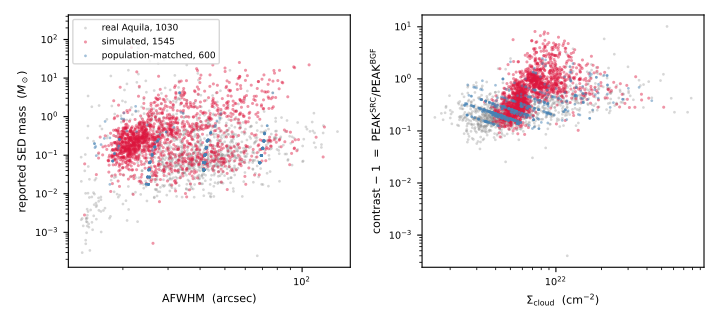

Reproduce this figure in Python.
#!/usr/bin/env python
"""fig_sim_vs_real.py -- compare the original simulated Aquila population with
the real Aquila sources, in the two planes that decide whether an injected
population resembles the observed one.

Left panel   reported SED mass against measured size AFWHM.
Right panel  contrast PEAK^SBF / PEAK^BGF against background column density.

Both quantities in both panels are measured by getsf, on the simulated field
and on the observed field respectively, so the comparison is like for like and
requires no model-side assumption.  Only sources passing the same quality and
observable cuts are shown.

The simulated sources are the 1545 injected cores of the original simulation
that were recovered and matched to their truth-table entry; the real sources
are the 1030 Aquila sources of the reference catalogue.  For reference, the
population-matched injection built with the placement method described in the
paper is overlaid as contours where its file is available.

Usage:
    python fig_sim_vs_real.py [-o fig_sim_vs_real.pdf]
"""
import argparse
import os
import sys

import numpy as np
import matplotlib
matplotlib.use('Agg')
import matplotlib.pyplot as plt                          # noqa: E402

sys.path.insert(0, os.path.dirname(os.path.abspath(__file__)))
sys.path.insert(0, '.')
sys.path.insert(0, 'python')
from analyse_aquila_sim import read_truth, col           # noqa: E402
from getsf_columns import GetsfTable                     # noqa: E402
import mass_correction_pipeline_6 as mc                  # noqa: E402
try:
    from aa_plotstyle import clean_log
except Exception:
    def clean_log(ax):
        return


def simulated(dirname='asim'):
    """Recovered simulated sources: size, mass, background column, contrast."""
    T = read_truth(os.path.join(dirname, 'truth.table.0250.dat'))
    tx, ty = T[:, 0], T[:, 1]
    cats = [os.path.join(dirname, 'aquila-sim.s.sources.ok.cat'),
            os.path.join(dirname, 'aquila-sim.s.sources.ok.add.cat')]
    t = GetsfTable(cats[0])
    xs, ys, nos = col(t, 'XCO_P'), col(t, 'YCO_P'), col(t, 'NO')
    afw = col(t, 'AFWHM03')          # 250 um band in this extraction
    mc.load_getsf._dist = 260.0
    g = mc.load_getsf(cats)
    ok = mc.source_mask(g) & (g['Nbg'] > 0) & (g['peak'] > 0) & (g['mass'] > 0)
    idx = {int(n): k for k, n in enumerate(nos)}
    best = {}
    for k in np.where(ok)[0]:
        j0 = idx.get(int(g['NO'][k]))
        if j0 is None:
            continue
        d = np.hypot(tx - xs[j0], ty - ys[j0])
        j = int(np.argmin(d))
        if d[j] >= 10 or (j in best and best[j][0] <= d[j]):
            continue
        best[j] = (d[j], k, j0)
    A, M, S, C = [], [], [], []
    for j, (d, k, j0) in best.items():
        a = afw[j0]
        if not (np.isfinite(a) and 0 < a < 1e3):
            continue
        A.append(a); M.append(g['mass'][k]); S.append(g['Nbg'][k])
        C.append(1.0 + g['peak'][k] / g['Nbg'][k])
    return map(np.array, (A, M, S, C))


def main():
    ap = argparse.ArgumentParser()
    ap.add_argument('-o', default='fig_sim_vs_real.pdf')
    ap.add_argument('--real', default='python/joint_target_Aquila_v3.txt')
    ap.add_argument('--matched', default='dry_r95.txt',
                    help='placement table of the population-matched '
                         'injection, drawn as contours if present')
    a = ap.parse_args()
    mc.VERBOSE = -1

    As, Ms, Ss, Cs = simulated()
    d = np.loadtxt(a.real)
    Mr, Sr, Cr, Ar = d[:, 0], d[:, 1], d[:, 2], d[:, 3]
    print('simulated sources plotted: %d ; real sources: %d' % (len(As), len(Ar)))

    fig, ax = plt.subplots(1, 2, figsize=(7.2, 3.3))

    ax[0].scatter(Ar, Mr, s=4, c='0.55', alpha=0.35, lw=0,
                  label='real Aquila, %d' % len(Ar))
    ax[0].scatter(As, Ms, s=5, c='crimson', alpha=0.45, lw=0,
                  label='simulated, %d' % len(As))
    ax[0].set_xscale('log'); ax[0].set_yscale('log')
    ax[0].set_xlabel(r'AFWHM  (arcsec)', fontsize=8)
    ax[0].set_ylabel(r'reported SED mass  ($M_\odot$)', fontsize=8)

    ax[1].scatter(Sr, Cr - 1, s=4, c='0.55', alpha=0.35, lw=0)
    ax[1].scatter(Ss, Cs - 1, s=5, c='crimson', alpha=0.45, lw=0)
    ax[1].set_xscale('log'); ax[1].set_yscale('log')
    ax[1].set_xlabel(r'$\Sigma_{\rm cloud}$  (cm$^{-2}$)', fontsize=8)
    ax[1].set_ylabel(r'contrast $-$ 1  =  PEAK$^{\rm SRC}$/PEAK$^{\rm BGF}$',
                     fontsize=8)

    if os.path.exists(a.matched):
        # the first column of the placement table is the node tag, so the
        # numeric columns are read by name-order after dropping it:
        # 1 x_pix, 2 y_pix, 3 SD_emb, 4 local_Sigma, 5 contrast, 6 M_BE,
        # 7 M_SED, 8 FWHM_SD, 9 R_BE_as
        m = np.loadtxt(a.matched, usecols=range(1, 10))
        m_sig, m_con, m_sed, m_fw = m[:, 3], m[:, 4], m[:, 6], m[:, 7]
        ax[1].scatter(m_sig, m_con - 1, s=4, c='steelblue', alpha=0.5, lw=0)
        ax[0].scatter(m_fw, m_sed, s=4, c='steelblue', alpha=0.5, lw=0,
                      label='population-matched, %d' % len(m))

    for x in ax:
        clean_log(x)
        x.tick_params(labelsize=7)
    ax[0].legend(fontsize=6.5, loc='upper left')
    fig.tight_layout()
    fig.savefig(a.o)
    print('wrote %s' % a.o)


if __name__ == '__main__':
    main()
